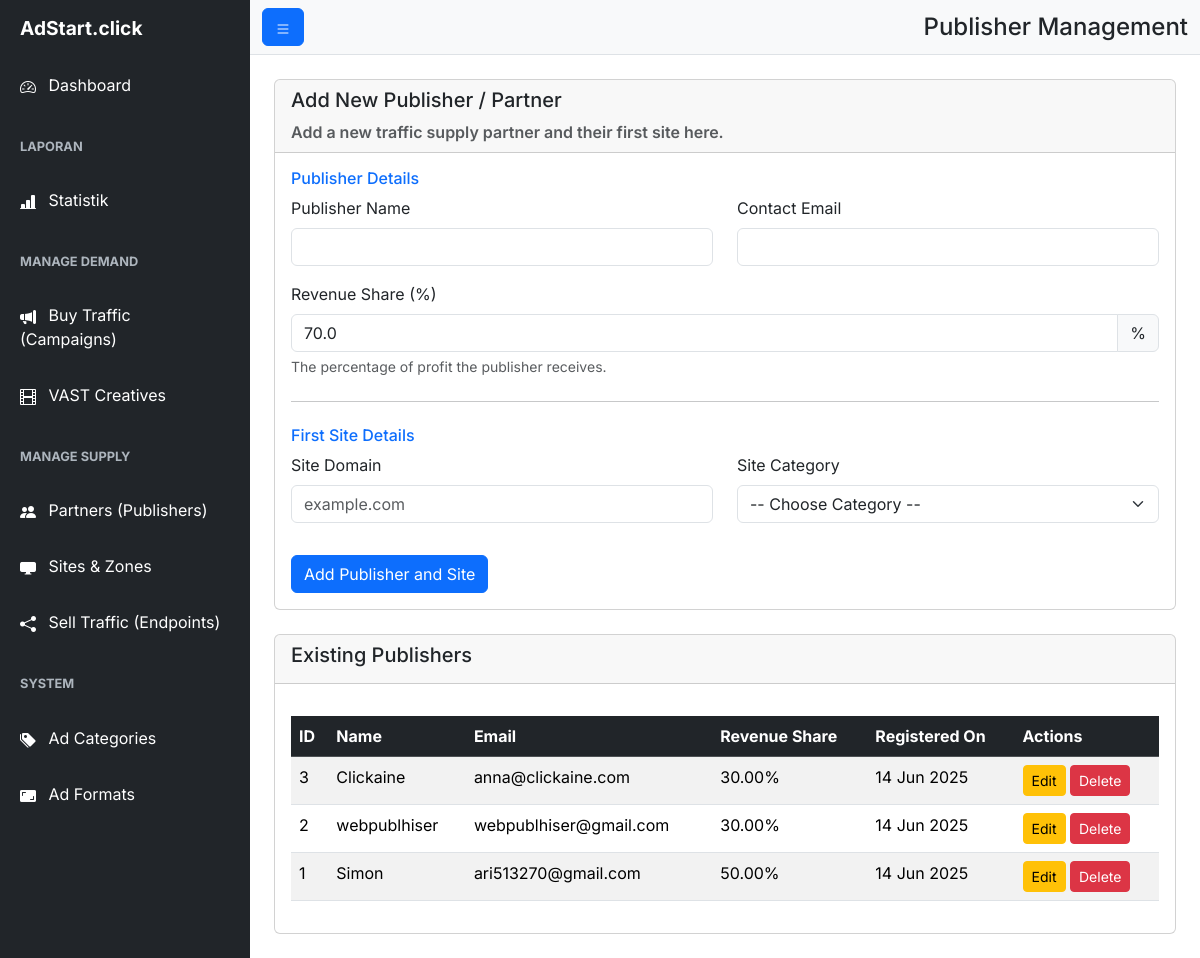
Page /admin/publishers.php on the committed database.
### tables this page shows
CREATE TABLE `publishers` (
  `id` int(11) NOT NULL,
  `name` varchar(255) NOT NULL,
  `email` varchar(255) NOT NULL,
  `revenue_share` decimal(5,2) NOT NULL DEFAULT 70.00 COMMENT 'Persentase bagi hasil untuk publisher',
  `created_at` timestamp NOT NULL DEFAULT current_timestamp()
);

### admin/publishers.php (the view, shortened to what this page needs)
<?php
require_once 'db.php';
$publishers = $pdo->query("SELECT * FROM publishers ORDER BY id DESC")->fetchAll();
include 'includes/header.php';
?>
<div class="card">
    <div class="card-header">
        <h5 class="card-title">Add New Publisher / Partner</h5>
        <p class="card-text text-muted">Add a new traffic supply partner and their first site here.</p>
    </div>
    <div class="card-body">
        <form method="POST" action="publishers.php">
            <h6 class="text-primary">Publisher Details</h6>
            <div class="row">
                <div class="col-md-6 mb-3">
                    <label for="name" class="form-label">Publisher Name</label>
                    <input type="text" class="form-control" id="name" name="name" required>
                </div>
                <div class="col-md-6 mb-3">
                    <label for="email" class="form-label">Contact Email</label>
                    <input type="email" class="form-control" id="email" name="email" required>
                </div>
            </div>
             <div class="mb-3">
                <label for="revenue_share" class="form-label">Revenue Share (%)</label>
                <div class="input-group">
                    <input type="number" class="form-control" id="revenue_share" name="revenue_share" min="0" max="100" step="0.1" value="70.0" required>
                    <span class="input-group-text">%</span>
                </div>
                <div class="form-text">The percentage of profit the publisher receives.</div>
            </div>
            <hr class="my-4">
            <h6 class="text-primary">First Site Details</h6>
            <div class="row">
                <div class="col-md-6 mb-3">
                    <label for="site_domain" class="form-label">Site Domain</label>
                    <input type="text" class="form-control" id="site_domain" name="site_domain" placeholder="example.com" required>
                </div>
                 <div class="col-md-6 mb-3">
                    <label for="site_category_id" class="form-label">Site Category</label>
                    <select class="form-select" id="site_category_id" name="site_category_id">
                        <option value="">-- Choose Category --</option>
                    </select>
                </div>
            </div>
            <button type="submit" name="create_publisher" class="btn btn-primary mt-3">Add Publisher and Site</button>
        </form>
    </div>
</div>
<div class="card mt-4">
    <div class="card-header">
        <h5 class="card-title">Existing Publishers</h5>
    </div>
    <div class="card-body">
        <div class="table-responsive">
            <table class="table table-striped table-hover">
                <thead class="table-dark">
                    <tr>
                        <th>ID</th>
                        <th>Name</th>
                        <th>Email</th>
                        <th>Revenue Share</th>
                        <th>Registered On</th>
                        <th>Actions</th>
                    </tr>
                </thead>
                <tbody>
                    <?php if (empty($publishers)): ?>
                        <tr>
                            <td colspan="6" class="text-center">No publishers found.</td>
                        </tr>
                    <?php else: ?>
                        <?php foreach ($publishers as $publisher): ?>
                            <tr>
                                <td><?php echo $publisher['id']; ?></td>
                                <td><?php echo htmlspecialchars($publisher['name']); ?></td>
                                <td><?php echo htmlspecialchars($publisher['email']); ?></td>
                                <td><?php echo $publisher['revenue_share']; ?>%</td>
                                <td><?php echo date('d M Y', strtotime($publisher['created_at'])); ?></td>
                                <td>
                                    <a href="edit_publisher.php?id=<?php echo $publisher['id']; ?>" class="btn btn-sm btn-warning">Edit</a>
                                    <a href="?action=delete_publisher&id=<?php echo $publisher['id']; ?>" class="btn btn-sm btn-danger" onclick="return confirm('Are you sure you want to delete this publisher and all their sites? This action cannot be undone.');">Delete</a>
                                </td>
                            </tr>
                        <?php endforeach; ?>
                    <?php endif; ?>
                </tbody>
            </table>
        </div>
    </div>
</div>
<?php include 'includes/footer.php'; ?>

### admin/assets/css/style.css (style rules this page uses)
body { font-family: 'Inter', sans-serif; overflow-x: hidden; }
.card-header { font-weight: 600; }
.table-responsive { margin-top: 1rem; }

### rows in the picture
publishers: id "3", name "Clickaine", email "anna@clickaine.com", revenue_share "30.00", created_at "14 Jun 2025"
publishers: id "2", name "webpublhiser", email "webpublhiser@gmail.com", revenue_share "30.00", created_at "14 Jun 2025"
publishers: id "1", name "Simon", email "ari513270@gmail.com", revenue_share "50.00", created_at "14 Jun 2025"

### other values in the picture
$page_title "Publisher Management"
